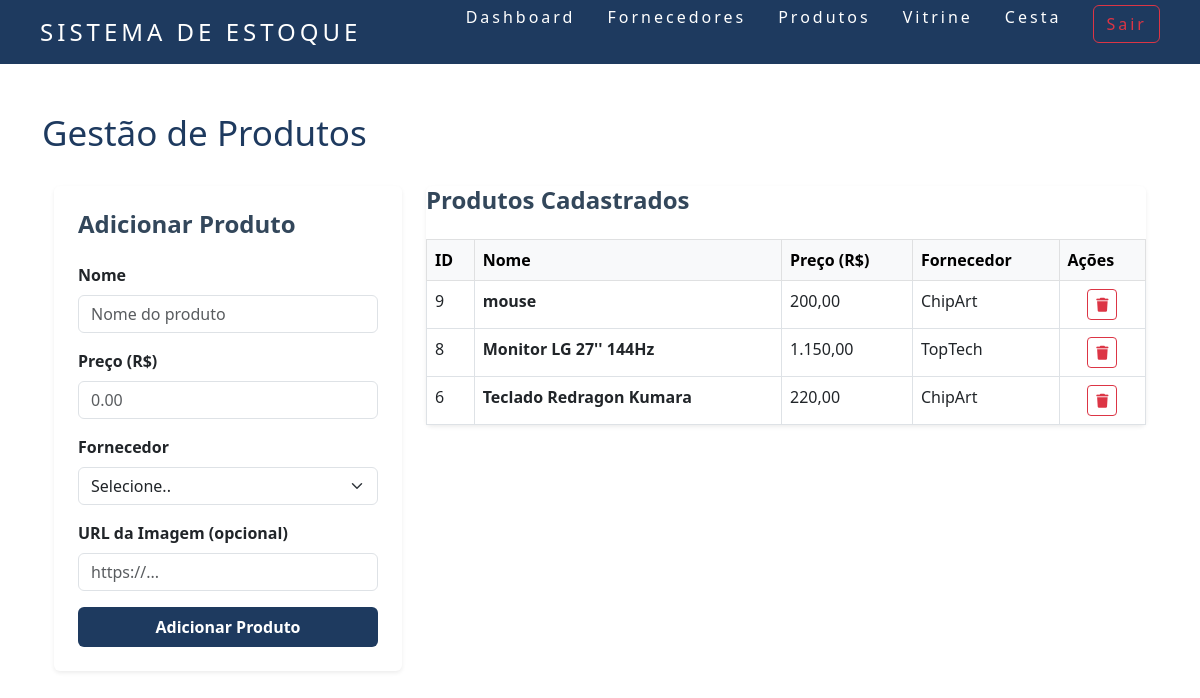
/products.php, run on the app's committed database.
### tables this page shows
CREATE TABLE `produtos` (
  `id` int(11) NOT NULL AUTO_INCREMENT,
  `name` varchar(45) NOT NULL,
  `preço` decimal(10,2) NOT NULL,
  `url_imagem` varchar(255) DEFAULT NULL,
  `fornecedor_id` int(11) NOT NULL,
  `Fornecedores_idFornecedores` int(11) NOT NULL,
  `Fornecedores_idFornecedores1` int(11) NOT NULL,
  PRIMARY KEY (`id`,`fornecedor_id`,`Fornecedores_idFornecedores`,`Fornecedores_idFornecedores1`),
  KEY `fk_produtos_Fornecedores1_idx` (`Fornecedores_idFornecedores1`)
);

CREATE TABLE `fornecedores` (
  `idFornecedores` int(11) NOT NULL AUTO_INCREMENT,
  `name` varchar(100) NOT NULL,
  `cnpj` varchar(18) NOT NULL,
  `contato` varchar(50) NOT NULL,
  PRIMARY KEY (`idFornecedores`),
  UNIQUE KEY `idFornecedores_UNIQUE` (`idFornecedores`)
);

### public/products.php (the view, shortened to what this page needs)
<?php
require_once '../config/conexao.php';
?>
<!DOCTYPE html>
<html lang="pt-br">
<head>
    <link rel="stylesheet" href="https://cdnjs.cloudflare.com/ajax/libs/font-awesome/6.4.0/css/all.min.css">
    <link href="https://cdn.jsdelivr.net/npm/bootstrap@5.3.0/dist/css/bootstrap.min.css" rel="stylesheet">
    <link rel="stylesheet" href="css/sidebar.css">
</head>
<body>
    <?php include 'sidebar.php'; ?>
    <div class="container py-5">
        <div class="d-flex justify-content-between align-items-center mb-4">
            <h1 style = "color:#1e3a5f; font-size:35px">Gestão de Produtos</h1>
        </div>
      <div class ="container">
        <div class = "row">
            <div class="col-md-4">
        <div class="card shadow-sm border-0">
            <div class="card-body p-4">
                <h4 class="fw-bold mb-4" style="color: #33475b;">Adicionar Produto</h4>
        <form action="produce_product.php" method="POST">
            <div class="mb-3">
                <label class="form-label fw-semibold">Nome</label>
                <input type="text" name="nome" id="nomeProduto" class="form-control" placeholder="Nome do produto">
            </div>
            <div class="mb-3">
                <label class="form-label fw-semibold">Preço (R$)</label>
                <input type="number" name="preco" id="precoProduto" step="0.01" class="form-control" placeholder="0.00">
            </div>
            <div class="mb-3">
                <label class="form-label fw-semibold">Fornecedor</label>
                <select name="fornecedor" id="fornecedorProduto" class="form-control form-select" required>
                    <option value=""selected disabled>Selecione..</option>
                </select>
            </div>
            <div class="mb-3">
                <label class="form-label fw-semibold">URL da Imagem (opcional)</label>
                <input type="text" name="url_imagem" class="form-control" placeholder="https://...">
            </div>
            <button type="submit" class="btn btn-primary w-100 fw-bold py-2" style="background-color: #1e3a5f; border: none;">
                Adicionar Produto
            </button>
        </form>
    </div>
</div>
</div>
    <?php
    $query = $pdo->query("SELECT produtos.*, fornecedores.name as nome_fornecedor
                      FROM produtos
                      LEFT JOIN fornecedores ON produtos.fornecedor_id = fornecedores.idfornecedores
                      ORDER BY produtos.id DESC");
    $produtos = $query->fetchAll(PDO::FETCH_ASSOC);
    ?>
    <div class="col-md-8">
        <div class="card shadow-sm border-0"> <div class="card-body p-0">
            <h4 class="fw-bold mb-4" style="color: #33475b;"> Produtos Cadastrados </h4>
              <table class="table table-hover table-bordered mb-0">
                <thead class="table-light">
                    <tr>
                        <th> ID </th>
                        <th> Nome </th>
                        <th> Preço (R$) </th>
                        <th> Fornecedor </th>
                        <th> Ações </th>
                    </tr>
                </thead>
                <tbody>
                    <?php foreach ($produtos as $p): ?>
                    <tr>
                        <td><?= $p['id'] ?></td>
                        <td class="fw-bold"><?= $p['name'] ?></td>
                        <td> <?= number_format($p['preço'], 2, ',', '.') ?> </td>
                        <td> <?= $p['nome_fornecedor'] ?> </td>
                        <td class="text-center">
                            <button class="btn btn-outline-danger btn-sm" type="button"
                              data-bs-toggle = "modal"
                              data-bs-target="#modalExcluirProduto"
                              data-bs-id="<?= $p['id'] ?>"
                              data-bs-nome="<?= $p['name'] ?>" title="Excluir">
                                <i class="fas fa-trash"></i>
                            </button>
                        </td>
                    </tr>
                    <?php endforeach; ?>
                </tbody>
                </table>
                </div>
              </div>
            </div>
    </div>
</body>
</html>

### public/css/sidebar.css (style rules this page uses)
* { margin: 0; padding: 0; }

### data on the page
produtos: id "9", name "mouse", preço "200,00", fornecedor.name "ChipArt"
produtos: id "8", name "Monitor LG 27'' 144Hz", preço "1.150,00", fornecedor.name "TopTech"
produtos: id "6", name "Teclado Redragon Kumara", preço "220,00", fornecedor.name "ChipArt"
